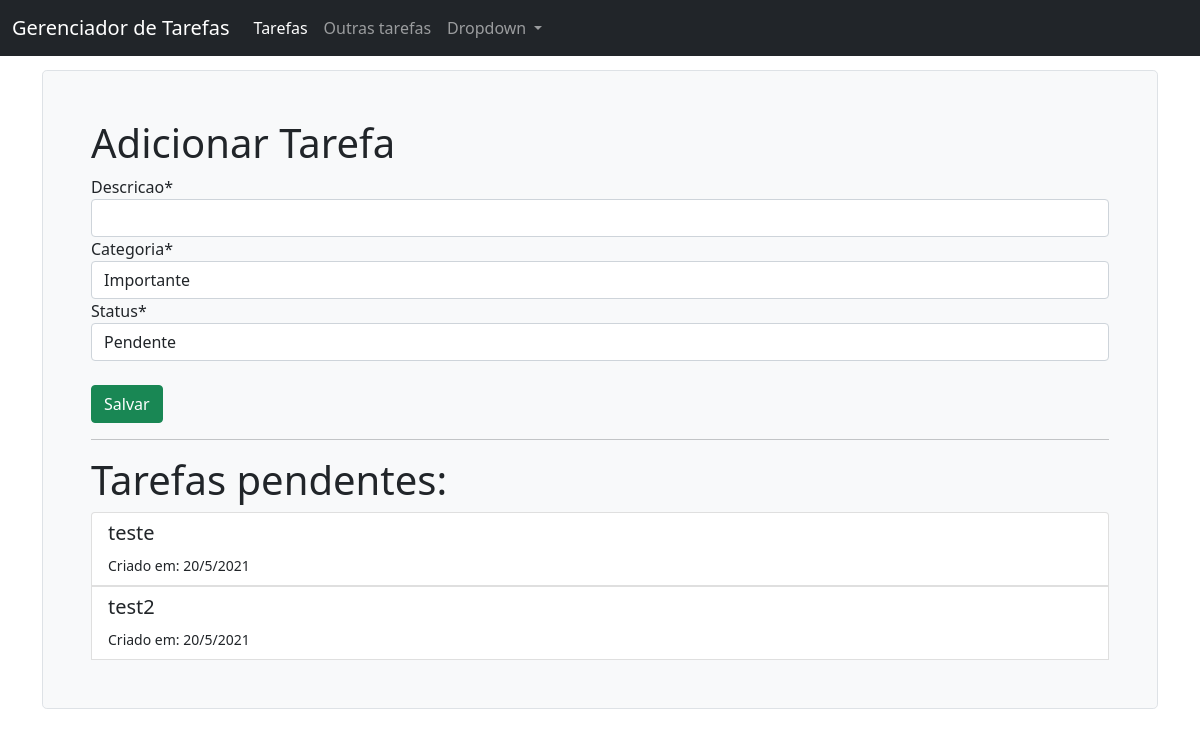
Page /tarefas/ on the earlier database version.
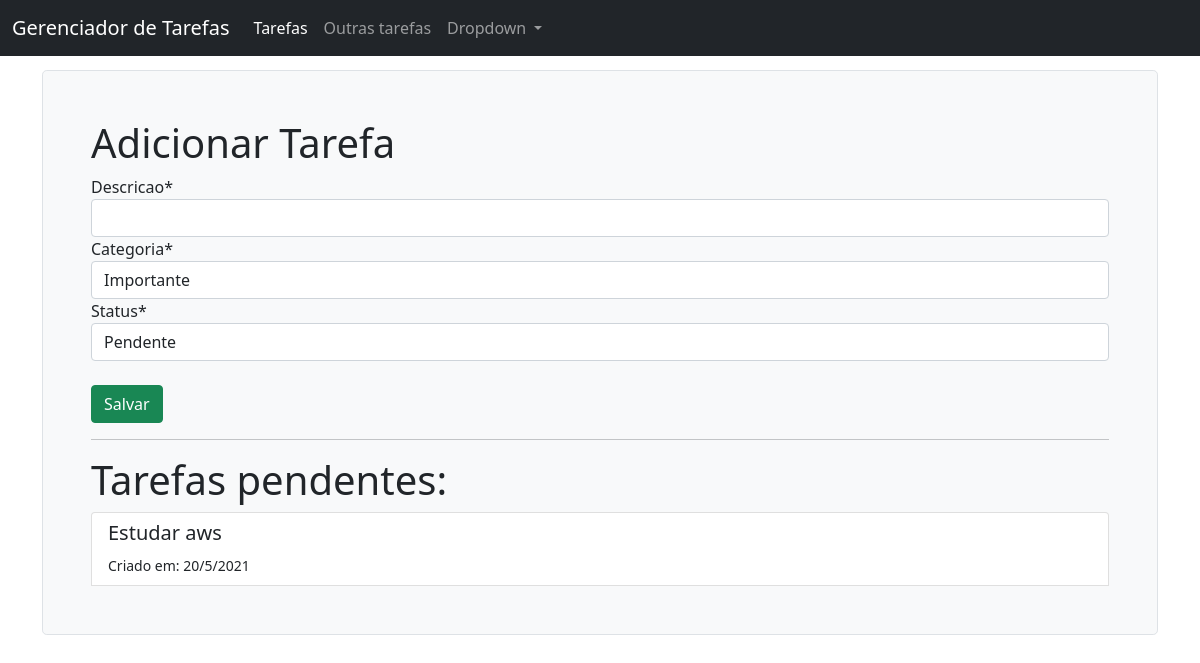
Same page on the later database version.
### tarefas/models.py (models this page shows)
class Tarefa(models.Model):
    OPCOES_STATUS = (
        ('concluído', 'Concluído'),
        ('pendente', 'Pendente'),
        ('adiado', 'Adiado')
    )
    OPCOES_CATEGORIAS = (
        ('urgente', 'Urgente'),
        ('importante', "Importante"),
        ('atencao', 'Atenção'),
    )
    descricao = models.CharField(max_length=400)
    criacao = models.DateTimeField(auto_now_add=True)
    categoria = models.CharField(max_length=25, choices=OPCOES_CATEGORIAS,
                                default='importante')
    status = models.CharField(max_length=25, choices=OPCOES_STATUS,
                            default='pendente')

### tarefas/views.py (the view)
# urls.py: path('', views.tarefas_pendentes_list, name='tarefas_pendentes_list'),
def tarefas_pendentes_list(request):
    tarefas_pendentes = Tarefa.objects.filter(status='pendente')
    if request.method == 'POST':
        form = AdicionarTarefa(data=request.POST)
        if form.is_valid():
            form.save()
            return redirect('tarefas_pendentes_list')
    else:
        form = AdicionarTarefa()
    return render(request, 'tarefas/tarefas_pendentes.html',
                {'tarefas_pendentes':tarefas_pendentes,
                'form':form})

### tarefas/forms.py
class AdicionarTarefa(forms.ModelForm):
    class Meta:
        model = Tarefa
        fields = ('descricao', 'categoria', 'status')

### tarefas/templates/tarefas/tarefas_pendentes.html (shortened to what this page needs)
{% extends 'base.html' %} {% load crispy_forms_tags %}{% block title %} Tarefas pendentes {% endblock %} {% block content %}
<div class="h-100 p-5 bg-light border rounded-3">
    <h1>Adicionar Tarefa</h1>
    <form method="POST">
        {% csrf_token %} {{ form|crispy }}
        <br>
        <input class="btn btn-success" type="submit" value="Salvar">
    </form>
    <hr>
    <h1>Tarefas pendentes: </h1>
    <div class="list-group">
        {% for tarefa in tarefas_pendentes %}
        <button type="button" class="list-group-item list-group-item-action" data-bs-toggle="modal" data-bs-target="#modal{{ tarefa.id }}">
                <h5> {{ tarefa.descricao }}</h5>
                <small>Criado em: {{ tarefa.criacao.day }}/{{ tarefa.criacao.month }}/{{ tarefa.criacao.year }}</small>
            </button>
        {% endfor %}
    </div>
</div>
{% endblock %}

Differences in the rows shown:
no longer on this page (row edited): Tarefa: descricao "teste", criacao.day "20", criacao.month "5", criacao.year "2021"
no longer on this page (row edited): Tarefa: descricao "test2", criacao.day "20", criacao.month "5", criacao.year "2021"
added Tarefa: descricao "Estudar aws", criacao.day "20", criacao.month "5", criacao.year "2021"
